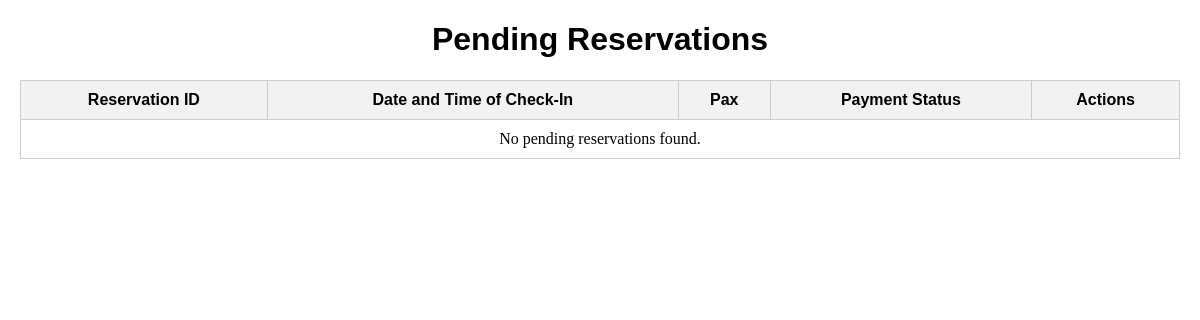
The page /DASHBOARD/DASHcomponents/pendingcomp.php on the database as committed earlier.
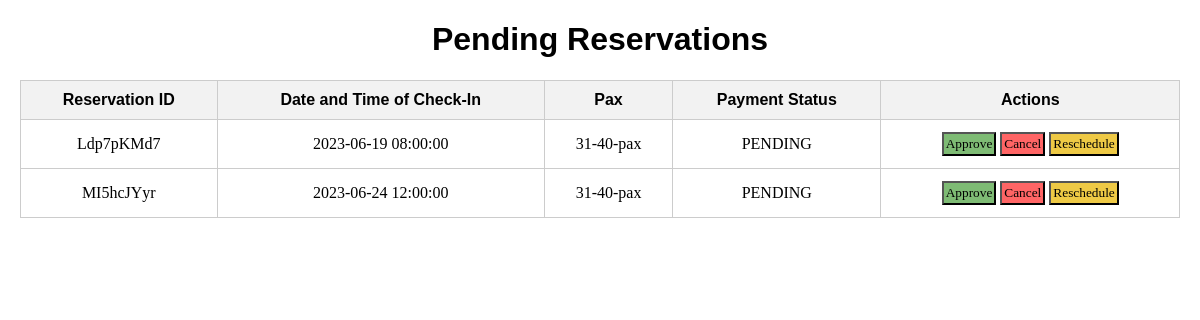
The same page on the database as committed later.
### tables this page shows
CREATE TABLE `Reservations` (
  `reservation_id` varchar(24) NOT NULL,
  `package_id` varchar(24) DEFAULT NULL,
  `user_id` varchar(24) DEFAULT NULL,
  `check_in_date` datetime DEFAULT NULL,
  `check_out_date` datetime NOT NULL,
  `payment_status` varchar(50) NOT NULL DEFAULT 'PENDING',
  `reservation_status` varchar(20) NOT NULL DEFAULT 'PENDING',
  `payment_id` int(11) DEFAULT NULL
);

### DASHBOARD/DASHcomponents/pendingcomp.php (the view, shortened to what this page needs)
<!DOCTYPE html>
<html>
<head>
</head>
<body>
  <div class="container">
    <h1>Pending Reservations</h1>
    <table class="pending-reservations-table">
      <thead>
        <tr>
          <th>Reservation ID</th>
          <th>Date and Time of Check-In</th>
          <th>Pax</th>
          <th>Payment Status</th>
          <th>Actions</th>
        </tr>
      </thead>
      <tbody>
        <?php
        $host = 'localhost';
        $username = 'root';
        $password = '';
        $database = 'lakbaytek';
        $conn = mysqli_connect($host, $username, $password, $database);
        $query = "SELECT * FROM reservations WHERE reservation_status = 'pending'";
        $result = mysqli_query($conn, $query);
        if (mysqli_num_rows($result) > 0) {
          while ($row = mysqli_fetch_assoc($result)) {
            echo "<tr>";
            echo "<td>" . $row['reservation_id'] . "</td>";
            echo "<td>" . $row['check_in_date'] . "</td>";
            echo "<td>" . $row['package_id'] . "</td>";
            echo "<td>" . $row['payment_status'] . "</td>";
            echo "<td>";
            echo "<form method='POST'>";
            echo "<button type='submit' name='approve_btn' class='approve-btn'>Approve</button>";
            echo "<button type='submit' name='cancel_btn' class='cancel-btn'>Cancel</button>";
            echo "<button type='submit' name='reschedule_btn' class='reschedule-btn'>Reschedule</button>";
            echo "</form>";
            echo "</td>";
            echo "</tr>";
          }
        } else {
          echo "<tr><td colspan='5'>No pending reservations found.</td></tr>";
        }
        ?>
      </tbody>
    </table>
  </div>
</body>
</html>

### DASHBOARD/DASHcomponents/pendingcomp.php (style rules this page uses)
body { margin: 0; padding: 0; font-family: Arial, sans-serif; }
.container { margin: 20px; }
h1 { text-align: center; }
.pending-reservations-table { width: 100%; border-collapse: collapse; margin-top: 20px; }
.pending-reservations-table th, .pending-reservations-table td { border: 1px solid #ccc; padding: 10px; text-align: center; }
.pending-reservations-table th { background-color: #f2f2f2; color: #000000; }
.pending-reservations-table td { background-color: #ffffff; color: #000000; font-family: metropolis; }
.approve-btn { background-color: #7EBB74; color: #000000; font-family: metropolis; padding: 2px; margin: 2px; }
.cancel-btn { background-color: #FF6565; color: #000000; font-family: metropolis; padding: 2px; margin: 2px; }
.reschedule-btn { background-color: #EEC945; color: #000000; font-family: metropolis; padding: 2px; margin: 2px; }

Rows that differ between the two databases and show on the page:
added reservations: reservation_id "Ldp7pKMd7", check_in_date "2023-06-19 08:00:00", package "31-40-pax", payment_status "PENDING"
added reservations: reservation_id "MI5hcJYyr", check_in_date "2023-06-24 12:00:00", package "31-40-pax", payment_status "PENDING"
Other text that changed with them:
text no longer shown: "No pending reservations found."
